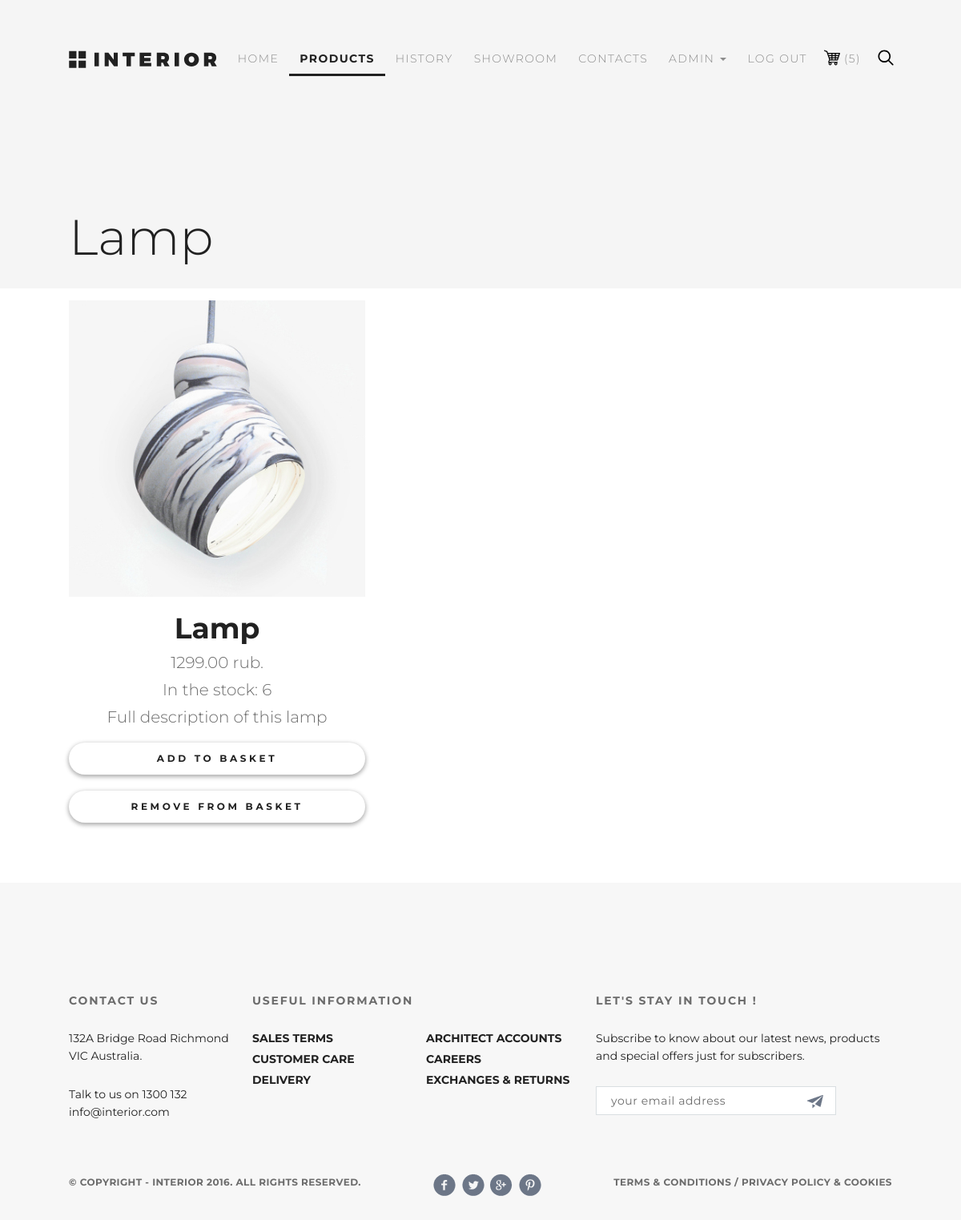
/products/product/1/ (signed in), run on the app's committed database.
### authapp/models.py (models this page shows, shortened)
class ShopUser(AbstractUser):
    class Meta:
        verbose_name = 'Пользователь'
        verbose_name_plural = 'Пользователи'
    avatar = models.ImageField(upload_to='users_avatars', blank=True)
    age = models.PositiveIntegerField(verbose_name='Возраст', default=18)
    activation_key = models.CharField(max_length=128, blank=True)
    activation_key_expires = models.DateTimeField(default=(now() + timedelta(hours=48)))

### basketapp/models.py (models this page shows, shortened)
class BasketSlot(models.Model):
    objects = BasketQuerySet.as_manager()
    class Meta:
        verbose_name = 'Слот корзины'
        verbose_name_plural = 'Слоты корзины'
    user = models.ForeignKey(settings.AUTH_USER_MODEL, on_delete=models.CASCADE, related_name='basket')
    product = models.ForeignKey(Product, on_delete=models.CASCADE)
    quantity = models.PositiveIntegerField(verbose_name='Количество', default=1)
    created = models.DateTimeField(verbose_name='Время создания', auto_now_add=True)
    updated = models.DateTimeField(verbose_name='Время последнего изменения', auto_now=True)

### mainapp/models.py (models this page shows, shortened)
class Product(models.Model):
    objects = models.Manager()
    class Meta:
        verbose_name = 'Продукт'
        verbose_name_plural = 'Продукты'
    category = models.ForeignKey(ProductCategory, db_index=True, on_delete=models.CASCADE)
    name = models.CharField(verbose_name='Имя продукта', max_length=128)
    image = models.ImageField(upload_to='products_images', blank=True)
    short_desc = models.CharField(verbose_name='Краткое описание продукта', max_length=60, blank=True)
    description = models.TextField(verbose_name='Описание продукта', blank=True)
    price = models.DecimalField(verbose_name='Цена продукта', max_digits=8, decimal_places=2, default=0)
    quantity = models.PositiveIntegerField(verbose_name='Количество на складе', default=0)
    is_hot = models.BooleanField(verbose_name="Горячий?", default=False)
    is_featured = models.BooleanField(verbose_name="Рекомендуемый?", default=False)
    is_new = models.BooleanField(verbose_name="Новый?", default=False)
    is_active = models.BooleanField(db_index=True, verbose_name="Активный?", default=True)

### mainapp/views.py (the view)
# urls.py: path('product/<int:pk>/', mainapp.product, name='product'),
def product(request, pk):
    current_product = get_product(pk)
    product_categories = get_categories()
    context = {
        'product_categories': product_categories,
        'product': current_product,
    }
    page_name(context, current_product.name)
    return render(request, 'mainapp/product.html', context)

### authapp/context_processors.py (called while the page is built)
def authapp_context(request):
    user = request.user
    context = common_context(user)
    return {'authapp_context': context}

### basketapp/context_processors.py (called while the page is built)
def basketapp_context(request):
    user = request.user
    context = common_context(user)
    context['path_to_basket_inc'] = 'basketapp/includes/'
    return {'basketapp_context': context}

### mainapp/common_context.py (called while the page is built)
def get_basket(user):
    basket_array = []
    if user.is_authenticated:
        basket_array = user.basket.select_related().all()
    return basket_array

def get_username(user):
    return 'Anonymous' if user.is_anonymous else user.first_name

def common_context(user):
    return {
        'path_to_common_img': path_to_common_img,
        'path_to_common_inc': path_to_common_inc,
        'path_to_media': path_to_media,
        'main_menu': main_menu,
        'info_menu': info_menu,
        'socials': socials,
        'contact_information': contact_information,
        'basket_items': get_basket(user),
        'username': get_username(user),
    }

def page_name(context, name):
    context['title'] = name
    context['header_name'] = name

### mainapp/context_processors.py (called while the page is built)
def mainapp_context(request):
    user = request.user
    context = common_context(user)
    context['path_to_main_img'] = 'mainapp/img/'
    context['path_to_main_inc'] = 'mainapp/includes/'
    return {'mainapp_context': context}

### mainapp/templatetags/custom_tags.py (called while the page is built)
@register.filter
def basket_total_quantity(basket):
    return sum(list(map(lambda basket_slot: basket_slot.quantity, basket)))

### mainapp/views.py (called while the page is built)
def get_categories():
    if settings.LOW_CACHE:
        key = 'categories'
        cache_categories = cache.get(key)
        if cache_categories is None:
            cache_categories = ProductCategory.objects.filter(is_active=True)
            cache.set(key, cache_categories)
        return cache_categories
    else:
        return ProductCategory.objects.filter(is_active=True)

def get_cache_object(model, key_word, pk):
    if settings.LOW_CACHE:
        key = f'{key_word}_{pk}'
        cache_object = cache.get(key)
        if cache_object is None:
            cache_object = get_object_or_404(model, pk=pk)
            cache.set(key, cache_object)
            return cache_object
        else:
            return get_object_or_404(model, pk=pk)

def get_product(pk):
    return get_cache_object(model=Product, key_word='product', pk=pk)

### ordersapp/context_processors.py (called while the page is built)
def ordersapp_context(request):
    user = request.user
    context = common_context(user)
    context['path_to_orders_inc'] = 'ordersapp/includes/'
    return {'ordersapp_context': context}

### mainapp/templates/mainapp/product.html (shortened to what this page needs)
{% extends 'mainapp/base.html'%}
{% load static %}
{% block container %}
{% include mainapp_context.path_to_common_inc|add:'inc_header.html' %}
<div class='products_sheet padding_site'>
    <div class='products_block'>
        <div class='product_card'>
            <a href="{{mainapp_context.path_to_media}}{{product.image}}" class='product_link' target="_blank">
                <img src='{{mainapp_context.path_to_media}}{{product.image}}' alt={{product.name}}>
            </a>
            <div class="description">
                <h3 class="product_name">{{ product.name }}</h3>
                <p class="product_price"> {{ product.price }}&nbsp;<span>rub.</span></p>
                <p class="product_price"> In the stock: {{ product.quantity }} </p>
                <p class="product_description"> {{ product.description }} </p>
            </div>
            <a href="{% url 'basket_urls:add' product.pk %}" class='basket_button'>Add to basket</a>
            <a href="{% url 'basket_urls:remove' product.pk %}" class='basket_button'>Remove from basket</a>
        </div>
    </div>
</div>
{% endblock %}

### mainapp/templates/common_includes/inc_header.html
<div class="big_header padding_site">
    {% include mainapp_context.path_to_common_inc|add:'inc_menu.html' %}
    <h2 class="header_name">{{ header_name|title }}</h2>
</div>

### mainapp/templates/common_includes/inc_menu.html (shortened to what this page needs)
{% load static %}
{% load custom_tags %}
<div class="header clear_fix">
    <a href="{% url 'main_urls:featured' %}">
        <img src="{% static mainapp_context.path_to_common_img|add:'logo.svg'%}" alt='logo'></a>
    <ul class='menu clear_fix'>
        {% for link in mainapp_context.main_menu %}
        <li class='menu_list'>
            <a href="{% url link.href %}"
               class='menu_link
               {% if request.resolver_match.namespace %}
                    {% if request.resolver_match.namespace in link.href %} menu_link_active {% endif %}
                {% else %}
                    {% if request.resolver_match.url_name in link.href %} menu_link_active {% endif %}
                {% endif %}'>
                {{ link.name|upper }}
            </a>
        </li>
        {% endfor %}
        {% if user.is_authenticated %}
            <li class='menu_list'>
                <div class="dropdown">
                    <a class = "dropdown-toggle
                    menu_link {% if request.resolver_match.namespace == 'auth' %} menu_link_active {% endif %}"
                       href = "" data-toggle = "dropdown">
                        {{user.first_name|default:'Пользователь'}}
                        <span class="caret"></span>
                    </a>
                </div>
            </li>
        {% endif %}
        {% if user.is_authenticated %}
        <li class='menu_list'>
            <a class='menu_link' href="{% url 'auth_urls:logout' %}">Log out</a>
        </li>
        {% endif %}
        <li class='menu_list'>
            <a class="menu_ico {% if request.resolver_match.namespace == 'basket' %} menu_link_active {% endif %}"
               href="{% url 'basket_urls:read' %}">
                <img src="{% static mainapp_context.path_to_common_img|add:'basket.svg'%}" alt='basket'>
                <span class="basket_span">({{ mainapp_context.basket_items|basket_total_quantity }})</span>
            </a>
        </li>
        <li class='menu_list'>
            <a href='#' class='menu_ico'>
                <img src="{% static mainapp_context.path_to_common_img|add:'search.svg'%}" alt='search'>
            </a>
        </li>
    </ul>
</div>

### static/css/style.css (style rules this page uses)
* { margin: 0; padding: 0; }
body { font-family: 'Montserrat', sans-serif; background-color: #f0d0e0; }
a { text-decoration: none; }
li { list-style-type: none; }
.clear_fix::after { content: ""; display: table; clear: both; }
.padding_site { padding-left: 7.174%; padding-right: 7.174%; }
.header { padding-top: 63px; }
.menu { float: right; }
.menu_list { float: left; min-height: 35px; }
.menu_link { color: #8c8c8c; font-size: 14px; font-weight: 300; letter-spacing: 1.4px; text-transform: uppercase; padding-left: 13px; padding-right: 13px; padding-top: 10px; padding-bottom: 10px; }
.menu_ico { position: relative; color: #8c8c8c; font-size: 14px; font-weight: 300; letter-spacing: 1.4px; text-transform: uppercase; padding: 10px 13px; }
.menu_ico img { position: absolute; left: 8px; top: 8px; height: 20px; width: 20px; }
.menu_link_active { color: #212121; font-weight: 700; border-bottom: 3px solid #212121; }
.big_header { background-color: #f5f5f5; min-height: 360px; }
.header_name { color: #212121; font-size: 62px; font-weight: 300; margin-top: 154px; }
.products_sheet { box-sizing: border-box; }
.products_block { display: flex; justify-content: space-between; align-content: space-between; flex-wrap: wrap; margin-bottom: 50px; }
.products_block .product_card { margin-top: 15px; margin-bottom: 15px; width: 370px; }
.products_block .product_link img { width: 370px; height: 370px; }
.basket_button { margin-top: 10px; margin-bottom: 10px; position: relative; color: #212121; font-size: 12px; font-weight: 700; text-transform: uppercase; letter-spacing: 3.6px; box-shadow: 0 2px 5px 1px rgba(33, 33, 33, 0.35); border-radius: 23px; background-color: white; width: 370px; height: 40px; text-align: center; line-height: 40px; display: inline-block; }
.product_name { text-align: center; color: #212121; font-size: 36px; font-weight: 700; }
.product_price { text-align: center; color: #6c6c6c; font-size: 20px; font-weight: 300; max-width: 458px; line-height: 24px; }
.product_description { text-align: center; color: #6c6c6c; font-size: 20px; font-weight: 300; max-width: 458px; line-height: 24px; }
.basket_span { color: #8c8c8c; font-size: 14px; font-weight: 300; letter-spacing: 1.4px; text-transform: uppercase; margin-left: 20px; padding-top: 10px; padding-bottom: 10px; }

### data on the page
ShopUser: first_name "ADMIN"
BasketSlot: basket_items|basket_total_quantity "5"
Product: name "Lamp", image (picture), price "1299.00", quantity "6", description "Full description of this lamp"

### other printed values
{{ link.name|upper }} "HOME" "PRODUCTS" "HISTORY" "SHOWROOM" "CONTACTS"
{{ link.name|upper }} "SALES TERMS" "CUSTOMER CARE" "DELIVERY" "ARCHITECT ACCOUNTS" "CAREERS" "EXCHANGES & RETURNS"
